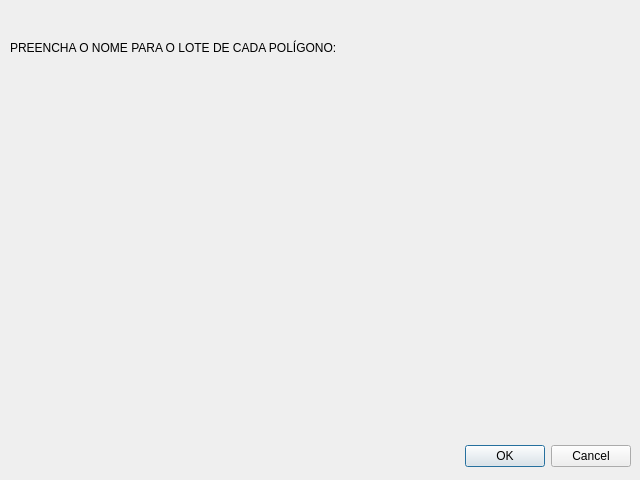
<?xml version="1.0" encoding="UTF-8"?>
<ui version="4.0">
 <class>Dialog</class>
 <widget class="QDialog" name="Dialog">
  <property name="geometry">
   <rect>
    <x>0</x>
    <y>0</y>
    <width>640</width>
    <height>480</height>
   </rect>
  </property>
  <property name="windowTitle">
   <string>Dialog</string>
  </property>
  <widget class="QDialogButtonBox" name="buttonBox">
   <property name="geometry">
    <rect>
     <x>10</x>
     <y>440</y>
     <width>621</width>
     <height>32</height>
    </rect>
   </property>
   <property name="orientation">
    <enum>Qt::Horizontal</enum>
   </property>
   <property name="standardButtons">
    <set>QDialogButtonBox::Cancel|QDialogButtonBox::Ok</set>
   </property>
  </widget>
  <widget class="QWidget" name="formLayoutWidget">
   <property name="geometry">
    <rect>
     <x>10</x>
     <y>60</y>
     <width>611</width>
     <height>121</height>
    </rect>
   </property>
   <layout class="QFormLayout" name="formLayout"/>
  </widget>
  <widget class="QLabel" name="label">
   <property name="geometry">
    <rect>
     <x>10</x>
     <y>40</y>
     <width>531</width>
     <height>16</height>
    </rect>
   </property>
   <property name="text">
    <string>PREENCHA O NOME PARA O LOTE DE CADA POLÍGONO:</string>
   </property>
  </widget>
 </widget>
 <resources/>
 <connections>
  <connection>
   <sender>buttonBox</sender>
   <signal>accepted()</signal>
   <receiver>Dialog</receiver>
   <slot>accept()</slot>
   <hints>
    <hint type="sourcelabel">
     <x>248</x>
     <y>254</y>
    </hint>
    <hint type="destinationlabel">
     <x>157</x>
     <y>274</y>
    </hint>
   </hints>
  </connection>
  <connection>
   <sender>buttonBox</sender>
   <signal>rejected()</signal>
   <receiver>Dialog</receiver>
   <slot>reject()</slot>
   <hints>
    <hint type="sourcelabel">
     <x>316</x>
     <y>260</y>
    </hint>
    <hint type="destinationlabel">
     <x>286</x>
     <y>274</y>
    </hint>
   </hints>
  </connection>
 </connections>
</ui>
